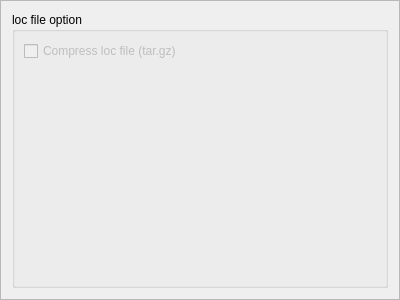
<?xml version="1.0" encoding="UTF-8"?>
<ui version="4.0">
 <class>IoLOCOptionsFrame</class>
 <widget class="QFrame" name="IoLOCOptionsFrame">
  <property name="geometry">
   <rect>
    <x>0</x>
    <y>0</y>
    <width>400</width>
    <height>300</height>
   </rect>
  </property>
  <property name="windowTitle">
   <string>Frame</string>
  </property>
  <property name="frameShape">
   <enum>QFrame::StyledPanel</enum>
  </property>
  <property name="frameShadow">
   <enum>QFrame::Raised</enum>
  </property>
  <layout class="QVBoxLayout" name="verticalLayout">
   <item>
    <widget class="QGroupBox" name="groupBox">
     <property name="title">
      <string>loc file option</string>
     </property>
     <layout class="QVBoxLayout" name="verticalLayout_2">
      <item>
       <widget class="QCheckBox" name="checkBoxCompression">
        <property name="enabled">
         <bool>false</bool>
        </property>
        <property name="text">
         <string>Compress loc file (tar.gz)</string>
        </property>
       </widget>
      </item>
      <item>
       <spacer name="verticalSpacer">
        <property name="orientation">
         <enum>Qt::Vertical</enum>
        </property>
        <property name="sizeHint" stdset="0">
         <size>
          <width>20</width>
          <height>40</height>
         </size>
        </property>
       </spacer>
      </item>
     </layout>
    </widget>
   </item>
  </layout>
 </widget>
 <resources/>
 <connections/>
</ui>
